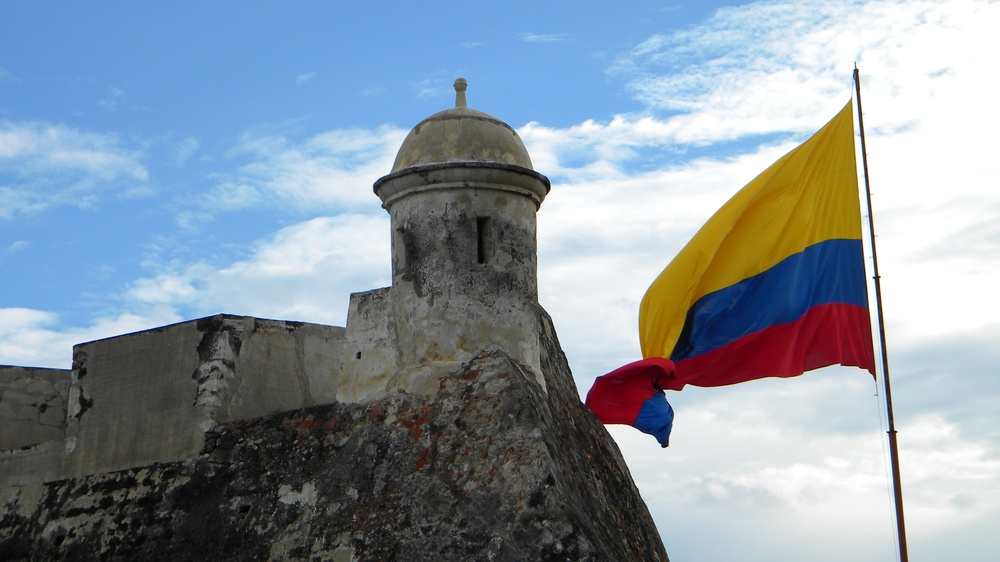
#> input picture Noise/cartagena.jpg, 1000 x 562 px, shrunk from 3584 x 2016 before the run
$ python MSE.py
#> lines starting #> are read from the running program, lines starting #| are printed output that depends on the picture; after the words box and inside, x2 and y2 are one past the last pixel; in counts of white or black regions, pixels touching at a corner belong together
### Noise/ipFunctions.py
import matplotlib.pyplot as plt
import matplotlib as mpl
import numpy as np
import statistics as stat
import matplotlib.image as mpimg

def imsave(name,I):
    mpimg.imsave(name+'.jpeg',I)

def imsplit(rgb):
    r=rgb[:,:,0]
    g=rgb[:,:,1]
    b=rgb[:,:,2]
    return r,g,b

# [61 lines left out: functions imhist, imadjust, stretchlim, histeq, not called in this run]

def rgb2gray(I):
    r,g,b=imsplit(I)
    return np.uint8(0.299*np.double(r)+0.587*np.double(g)+0.114*np.double(b))

# [38 lines left out: functions makeMask, graythresh, not called in this run]

def imnoise(I,tipo,P,V):
    filas, cols = I.shape
    if tipo == 'gaussian':
        print('\nSe usará el método de Gauss para añadir ruido')
        M=P
        S=V*255
        noise = np.random.normal(M,S,(filas,cols))
        return non_overflowing_sum(I,noise)

    if tipo == 'salpimienta':
        print('\nSe usará el método de Sal Pimienta para añadir ruido')
        Puntos = filas*cols*V
        Ir = I
        for i in range(1,int(Puntos)):
            x = np.random.randint(1,filas)
            y = np.random.randint(1,cols)
            Ir[x,y]=np.uint8(255*np.random.randint(0,2))
        return Ir

    if tipo == 'spekle':
        print('\nSe usará el método de Spekle para añadir ruido')
        M=0
        S=V
        noise = np.random.normal(M,S,(filas,cols))
        return bits8(np.double(I) * (noise+1))

def non_overflowing_sum(I,noise):
    c = np.uint16(I)+noise
    c[np.where(c>255)] = 255
    c[np.where(c<0)] = 0
    return np.uint8(c)

# [4 lines left out: function bits8, not called in this run]

def immse(I,Ir):
    filas, cols = I.shape
    SE=(np.double(I)-np.double(Ir))**2
    return np.sum(SE)/(filas*cols)

def psnr(I,Ir):
    MSE = immse(I,Ir)
    PSNR = 10*np.log10(255**2/MSE)
    meanNoise = np.mean(np.double(Ir)**2)
    SNR = 10*np.log10(meanNoise/MSE)
    return PSNR, SNR

def imundersize(I,step):
    F,C = I.shape
    return I[0:F:step,0:C:step]

# [189 lines left out: functions imfilter, fspecial, medfilt2, modefilt, ordfilt2, stdfilt and 1 more, not called in this run]

def gaussfilt(cosas):
    print(cosas)

def im2bw(I,T):
    if T < 1: T = T * 255
    return I>=T

# [53 lines left out: functions otsuthresh, imbinarize, adaptthresh, not called in this run]

### Noise/MSE.py
import matplotlib.pyplot as plt
from ipFunctions import *

RGB = plt.imread('cartagena.jpg')
#> RGB is the input picture: shape (562, 1000, 3); mean R, G, B 137.4, 150.4, 161.9
r,g,b = imsplit(RGB)
#> in imsplit, `g=rgb[:,:,1]`:
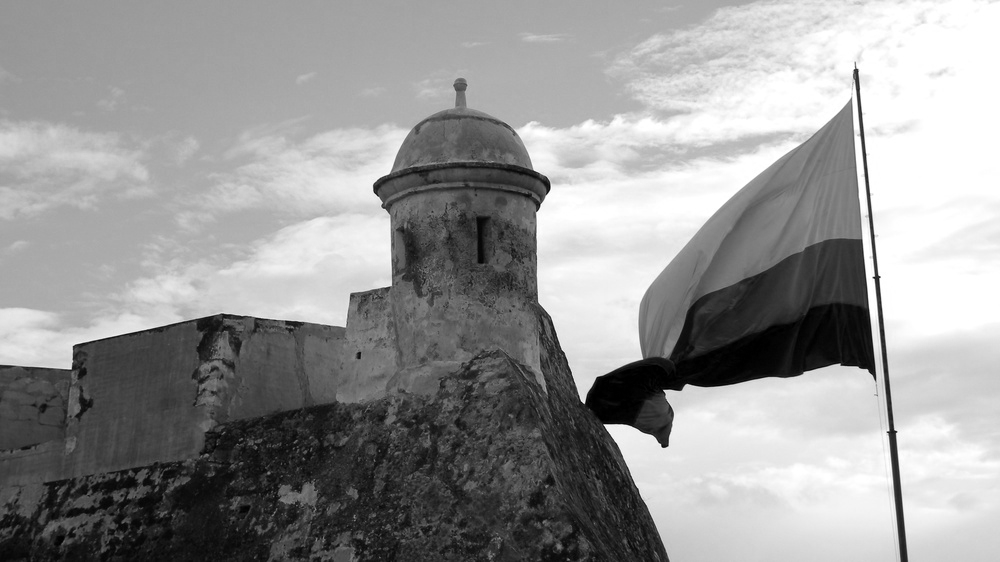
#> g: shape (562, 1000); min 0, max 255, mean 150.4
#> in imsplit, `b=rgb[:,:,2]`:
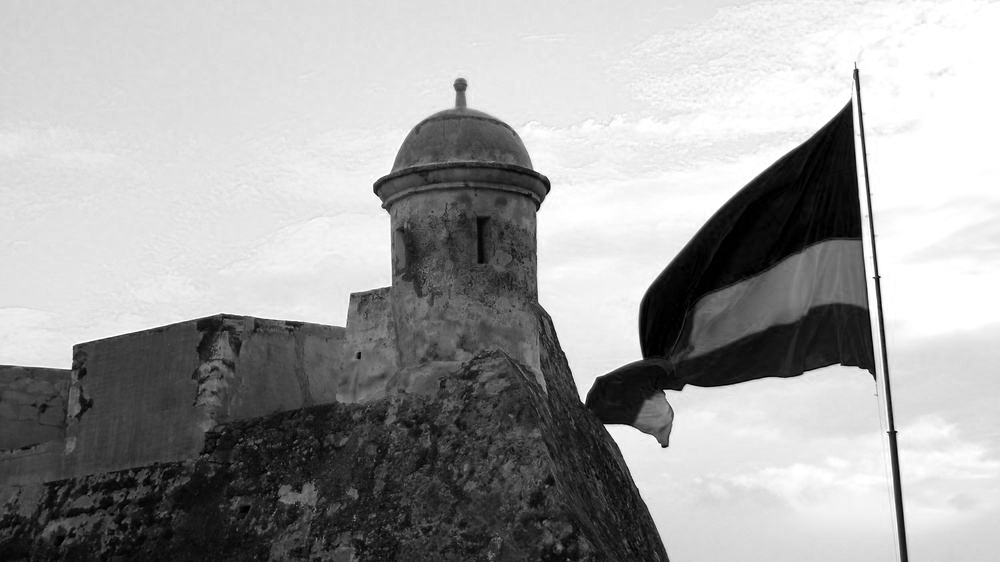
#> b: shape (562, 1000); min 0, max 255, mean 161.9
r = imundersize(r,4)
#> in imundersize, `return I[0:F:step,0:C:step]`:
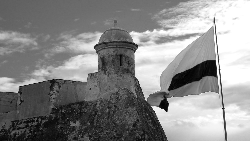
#> returned value: shape (141, 250); min 0, max 255, mean 137.1

Ir_g = imnoise(r,'gaussian',0,0.1)
#> in non_overflowing_sum, `c = np.uint16(I)+noise`:
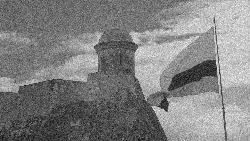
#> c: shape (141, 250) float64; min -75.44, max 344, mean 137; drawn with min black and max white
#> in non_overflowing_sum, `c[np.where(c>255)] = 255`:
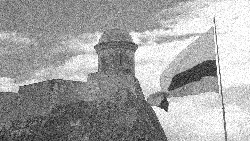
#> c: shape (141, 250) float64; 7.13% of pixels changed, all inside (x1, y1, x2, y2) = (2, 0, 250, 141); drawn with min black and max white
#> in non_overflowing_sum, `c[np.where(c<0)] = 0`:
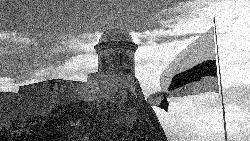
#> c: shape (141, 250) float64; 2.21% of pixels changed, all inside (x1, y1, x2, y2) = (0, 42, 223, 141)

plt.figure()
# plt.set_cmap('twilight')
plt.set_cmap('gray')

plt.subplot(1,2,1)
plt.title('Imagen de referencia')
plt.imshow(r)

plt.subplot(1,2,2)
plt.title('Imagen con ruido')
plt.imshow(Ir_g)

MSE = immse(r,Ir_g)
#> in immse, `SE=(np.double(I)-np.double(Ir))**2`:
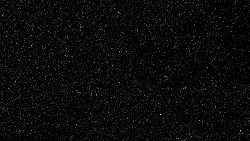
#> SE: shape (141, 250) float64; min 0, max 14161, mean 568.8; drawn with min black and max white
#> MSE = 568.8
print('\nThe mean square error is: %.2f'%MSE)
#| The mean square error is: 568.84

PSNR, SNR = psnr(r,Ir_g)
#> in psnr, `PSNR = 10*np.log10(255**2/MSE)`: PSNR = 20.58
#> in psnr, `meanNoise = np.mean(np.double(Ir)**2)`: meanNoise = 24063.1
#> in psnr, `SNR = 10*np.log10(meanNoise/MSE)`: SNR = 16.26
#> PSNR = 20.58; SNR = 16.26
print('PSNR = %.2f, SNR = %.2f' %(PSNR,SNR))
#| PSNR = 20.58, SNR = 16.26

plt.show()
